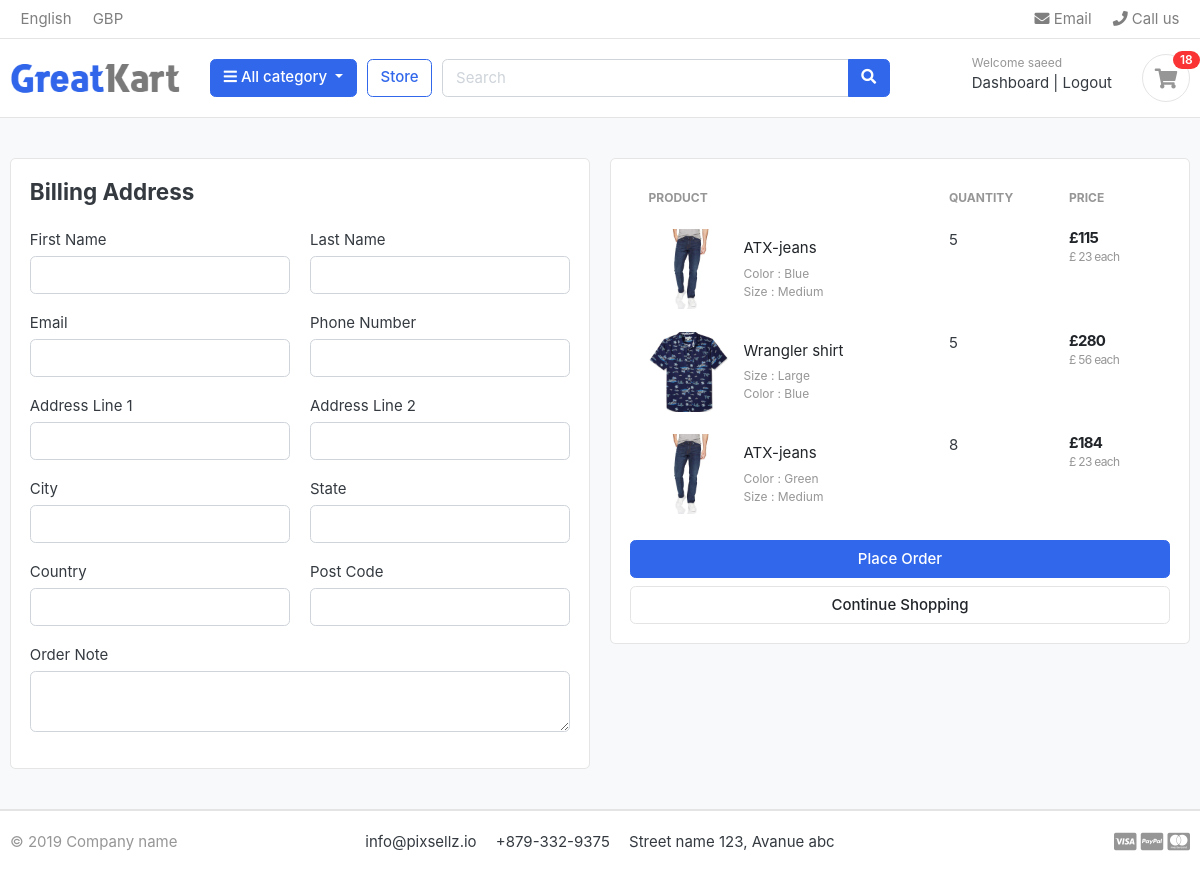
Page /cart/checkout/ (signed in) on the earlier database version.
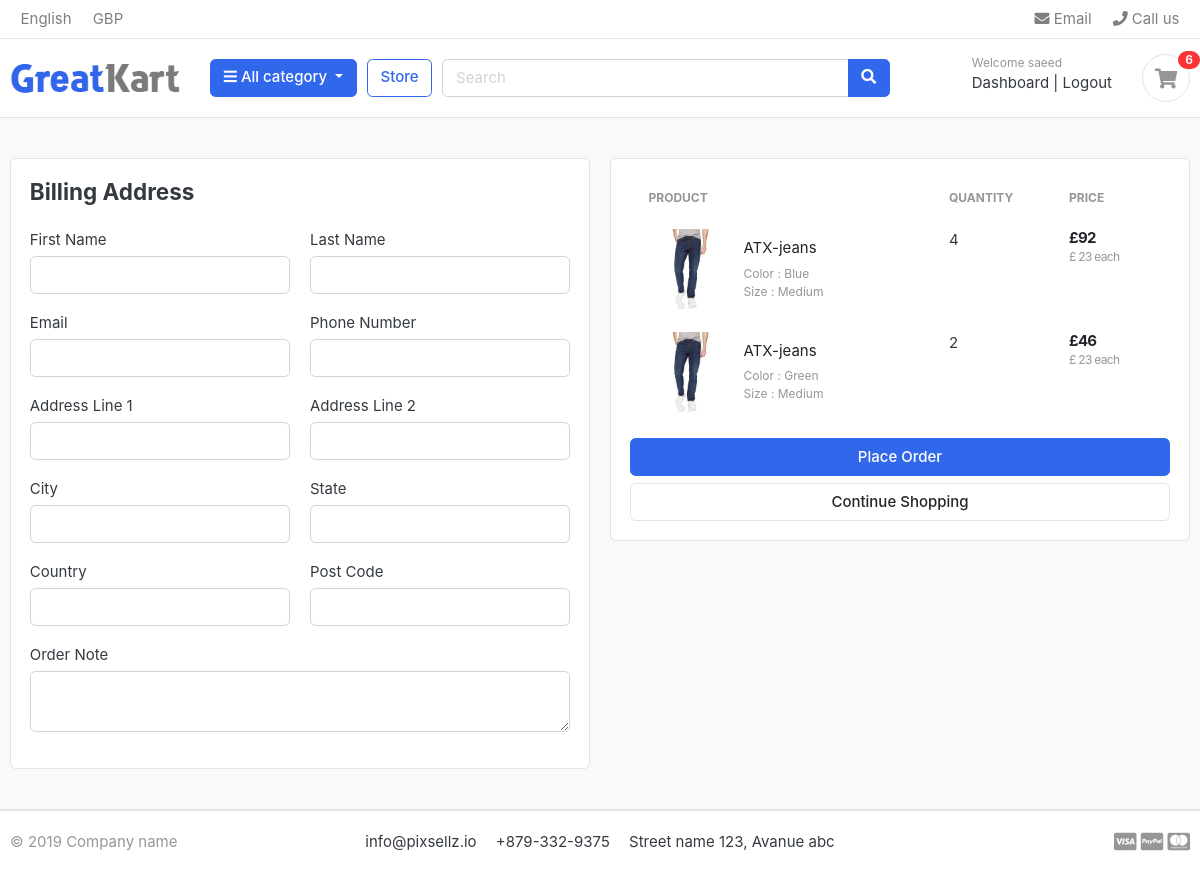
Same page on the later database version.
### carts/models.py (models this page shows, shortened)
class CartItem(models.Model):
    user = models.ForeignKey(Account, on_delete=models.CASCADE, null=True)
    product = models.ForeignKey(Product, on_delete=models.CASCADE)
    variations = models.ManyToManyField(Variation, blank=True)
    cart = models.ForeignKey(Cart, on_delete=models.CASCADE, null=True)
    quantity = models.IntegerField()
    is_active = models.BooleanField(default=True)
    def sub_total(self):
        return self.product.price * self.quantity

### store/models.py (models this page shows, shortened)
class Product(models.Model):
    product_name = models.CharField(max_length=200, unique=True)
    slug = models.SlugField(max_length=200, unique=True)
    decription = models.TextField(max_length=500, blank=True)
    price = models.IntegerField()
    image = models.ImageField(upload_to='photos/products')
    stock = models.IntegerField()
    is_available = models.BooleanField(default=True)
    category = models.ForeignKey(Category, on_delete=models.CASCADE)
    created_date = models.DateTimeField(auto_now_add=True)
    modified_date = models.DateTimeField(auto_now=True)
    def get_url(self):
        return reverse('product_detail', args=[self.category.slug, self.slug])

class Variation(models.Model):
    product = models.ForeignKey(Product, on_delete=models.CASCADE)
    variation_category = models.CharField(
        max_length=100, choices=variation_category_choice)
    variation_value = models.CharField(max_length=100)
    is_active = models.BooleanField(default=True)
    created_date = models.DateTimeField(auto_now=True)
    objects = VariationManager()

### carts/views.py (the view)
# urls.py: path('checkout/', views.checkout, name='checkout'),
@ login_required(login_url='login')
def checkout(request, total=0, quantity=0, cart_items=None):
    try:
        tax = 0
        grand_total = 0
        if request.user.is_authenticated:
            cart_items = CartItem.objects.filter(
                user=request.user, is_active=True)
        else:
            cart = Cart.objects.get(cart_id=_cart_id(request))
            cart_items = CartItem.objects.filter(cart=cart, is_active=True)
        for cart_item in cart_items:
            total += (cart_item.product.price * cart_item.quantity)
            quantity += cart_item.quantity
        tax = (2 * total)/100
        grand_total = total + tax
    except ObjectDoesNotExist:
        pass
    context = {
        'total': total,
        'quantity': quantity,
        'cart_items': cart_items,
        'tax': tax,
        'grand_total': grand_total
    }
    return render(request, 'store/checkout.html', context)

### carts/context_processors.py (called while the page is built)
def counter(request):
    cart_count = 0
    if 'admin' in request.path:
        return {}
    else:
        try:
            cart = Cart.objects.filter(cart_id=_cart_id(request))
            if request.user.is_authenticated:
                cart_items = CartItem.objects.all().filter(user=request.user)
            else:
                cart_items = CartItem.objects.all().filter(cart=cart[:1])
            for cart_item in cart_items:
                cart_count += cart_item.quantity
        except Cart.DoesNotExist:
            cart_count = 0
        return dict(cart_count=cart_count)

### carts/views.py (called while the page is built)
def _cart_id(request):
    cart = request.session.session_key
    if not cart:
        cart = request.session.create()
    return cart

### category/context_processors.py (called while the page is built)
def menu_links(request):
    links = Category.objects.all()
    return dict(links=links)

### category/models.py (called while the page is built)
    def get_url(self):
        return reverse('products_by_category', args=[self.slug])

### templates/store/checkout.html (shortened to what the changed rows need)
{% extends 'base.html' %}
{% load static %}
{% block content %}
<section class="section-content padding-y bg">
<div class="container">
<div class="row">
	<aside class="col-lg-6">
		<div class="card">
		<div class="card-body">
            <table class="table table-borderless table-shopping-cart">
                <thead class="text-muted">
                <tr class="small text-uppercase">
                  <th scope="col">Product</th>
                  <th scope="col" width="120">Quantity</th>
                  <th scope="col" width="120">Price</th>
                </tr>
                </thead>
                <tbody>
                {% for cart_item in cart_items %}
                <tr>
                    <td>
                        <figure class="itemside align-items-center">
                            <div class="aside"><img src="{{ cart_item.product.image.url }}" class="img-sm"></div>
                            <figcaption class="info">
                                <a href="{{ cart_item.product.get_url }}" class="title text-dark">{{ cart_item.product.product_name }}</a>
                                <p class="text-muted small">
                                    {% if cart_item.variations.all %}
                                        {% for item in cart_item.variations.all %}
                                            {{ item.variation_category | capfirst }} : {{ item.variation_value  | capfirst}} <br>
                                        {% endfor %}
                                    {% endif %}
                                </p>
                            </figcaption>
                        </figure>
                    </td>
                    <td>
                    <lable for="">{{ cart_item.quantity }}</lable>
                    </td>
                    <td>
                        <div class="price-wrap">
                            <var class="price">£{{ cart_item.sub_total }}</var>
                            <small class="text-muted"> £ {{ cart_item.product.price }} each </small>
                        </div>
                    </td>
                </tr>
                {% endfor %}
                </tbody>
                </table>
		</div>
		</div>
</aside>
</div>
</div>
</section>
{% endblock %}

### templates/includes/navbar.html (shortened to what this page needs)
{% load static %}
<header class="section-header">
    <nav class="navbar p-md-0 navbar-expand-sm navbar-light border-bottom">
    <div class="container">
      <div class="collapse navbar-collapse" id="navbarTop4">
        <ul class="navbar-nav mr-auto">
            <li class="nav-item dropdown">
                 <a href="#" class="nav-link">   English </a>
            </li>
            <li class="nav-item dropdown">
                <a href="#" class="nav-link"> GBP </a>
            </li>
        </ul>
        <ul class="navbar-nav">
            <li><a href="#" class="nav-link"> <i class="fa fa-envelope"></i> Email </a></li>
            <li><a href="#" class="nav-link"> <i class="fa fa-phone"></i> Call us </a></li>
        </ul>
      </div>
    </div>
    </nav>
    <section class="header-main border-bottom">
        <div class="container">
    <div class="row align-items-center">
        <div class="col-lg-2 col-md-3 col-6">
            <a href="{% url 'home' %}" class="brand-wrap">
                <img class="logo" src="{% static './images/logo.png' %}">
            </a>
        </div>
        <div class="col-lg col-sm col-md col-6 flex-grow-0">
            <div class="category-wrap dropdown d-inline-block float-right">
                <button type="button" class="btn btn-primary dropdown-toggle" data-toggle="dropdown">
                    <i class="fa fa-bars"></i> All category
                </button>
            </div>
        </div>
        <a href="{% url 'store' %}" class="btn btn-outline-primary">Store</a>
        <div class="col-lg  col-md-6 col-sm-12 col">
            <form action="{% url 'search' %}" class="search" method="GET">
                <div class="input-group w-100">
                    <input type="text" class="form-control" style="width:60%;" placeholder="Search" name="keyword">
                    <div class="input-group-append">
                      <button class="btn btn-primary" type="submit">
                        <i class="fa fa-search"></i>
                      </button>
                    </div>
                </div>
            </form>
        </div>
        <div class="col-lg-3 col-sm-6 col-8 order-2 order-lg-3">
            {% if user.id is None %}
                    <div class="d-flex justify-content-end mb-3 mb-lg-0">
                        <div class="widget-header">
                            <small class="title text-muted">Welcome guest!</small>
                            <div>
                                <a href="{% url 'login' %}">Sign in</a> <span class="dark-transp"> | </span>
                                <a href="{% url 'register' %}"> Register</a>
                            </div>
                        </div>
            {% else %}
            <div class="d-flex justify-content-end mb-3 mb-lg-0">
                <div class="widget-header">
                    <small class="title text-muted">Welcome {{user.first_name}}</small>
                    <div>
                        <a href="{% url 'dashboard' %}">Dashboard</a> <span class="dark-transp"> | </span>
                        <a href="{% url 'logout' %}"> Logout </a>
                    </div>
                </div>
            {% endif %}
                        <a href="{% url 'cart' %}"  class="widget-header pl-3 ml-3">
                            <div class="icon icon-sm rounded-circle border"><i class="fa fa-shopping-cart"></i></div>
                            <span class="badge badge-pill badge-danger notify">{{cart_count}}</span>
                        </a>
                    </div>
                </div>
    </div>
        </div>
    </section>
    </header>

Differences in the rows shown:
removed CartItem: product.image (picture), product.product_name "Wrangler shirt", quantity "5", sub_total "280", product.price "56"
no longer on this page (row unchanged): Variation: variation_category "Size", variation_value "Large", shown under "Wrangler shirt"
no longer on this page (row unchanged): Variation: variation_category "Color", variation_value "Blue", shown under "Wrangler shirt"
changed CartItem (number 1 of 2 on the later page): quantity "5" → "4"; sub_total "115" → "92"
changed CartItem (number 2 of 2 on the later page): quantity "8" → "2"; sub_total "184" → "46"
Other differences:
{{ cart_count }}: "18" → "6"
